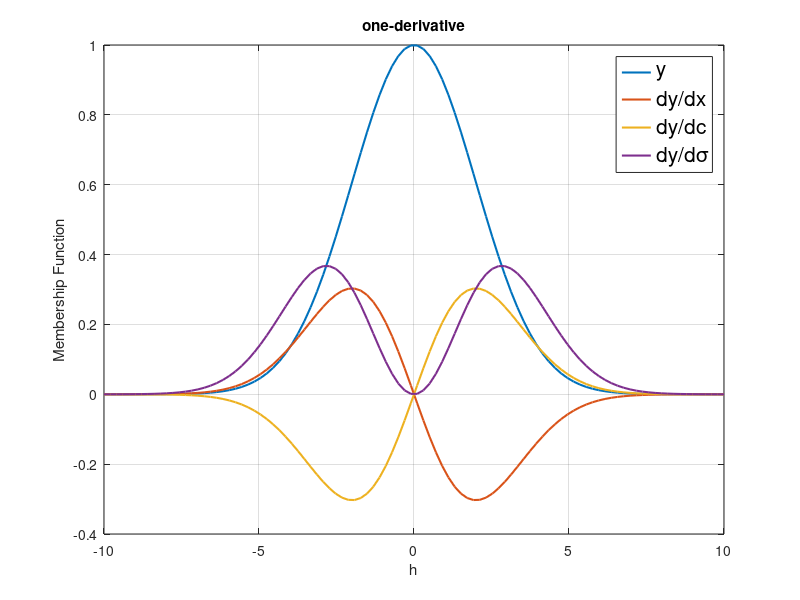

Write the MATLAB code that produced this figure.
c = 0;
sig = 2;
x = linspace(-10, 10);
MF = exp(-(x-c).^2./(2*sig^2));
h = plot(x, MF);
hold on;
grid on;
set(h, 'linewidth', 1.5);
xlabel('h');
ylabel('Membership Function');
MFdx = MF.*(-1).*(x-c)./sig^2;
h = plot(x, MFdx);
set(h, 'linewidth', 1.5);
MFdc = MF.*(x-c)./sig^2;
h = plot(x, MFdc);
set(h, 'linewidth', 1.5);
MFdsig = MF.*(x-c).^2./sig^3;
h = plot(x, MFdsig);
set(h, 'linewidth', 1.5);
title('one-derivative');
h = legend('y', 'dy/dx', 'dy/dc', 'dy/d\sigma');
set(h, 'fontsize', 15);